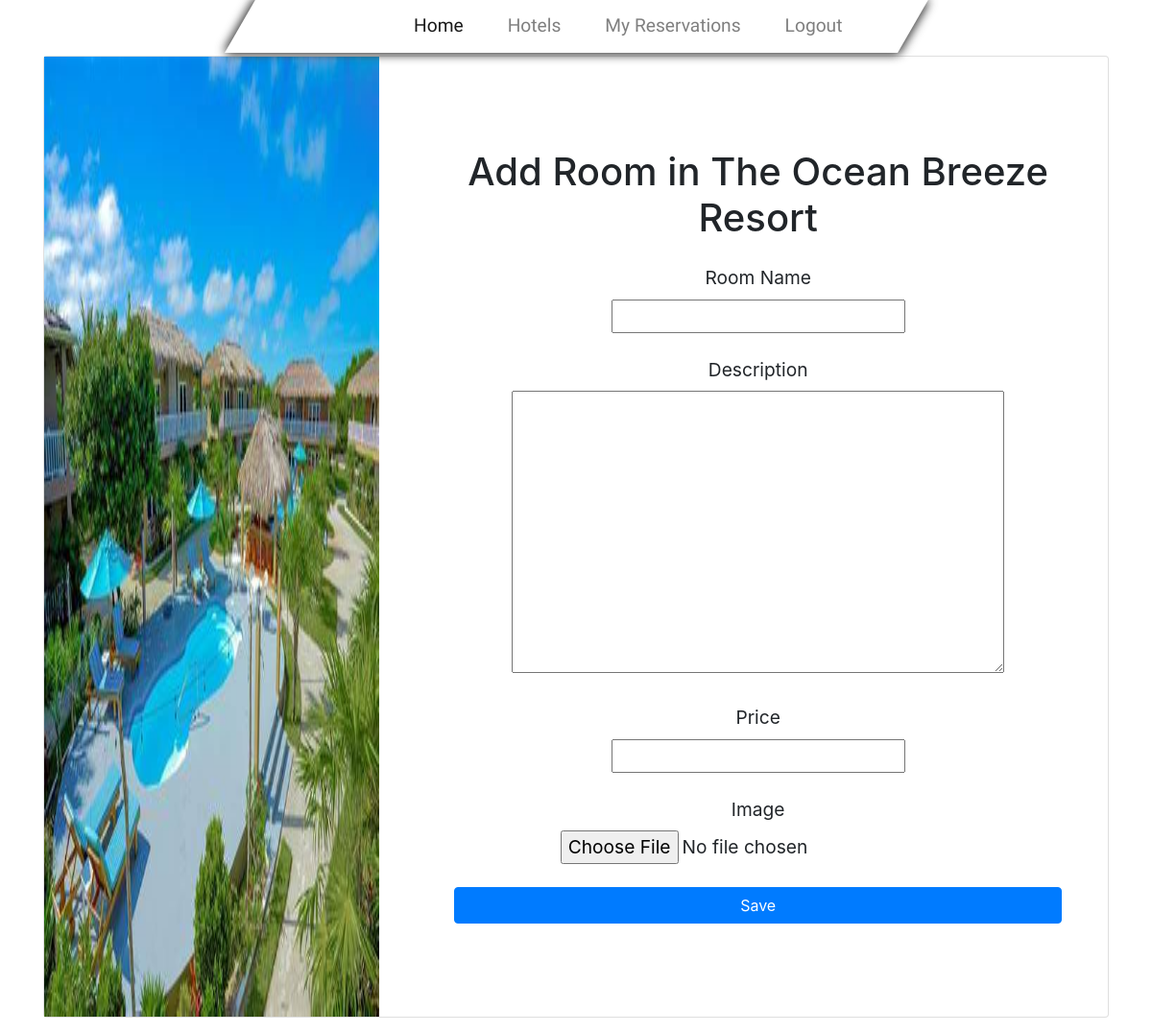
Screenshot of /hotel/15/room/add/ (signed in) with the database file from the repository.
### hotel/models.py (models this page shows, shortened)
class Hotel(models.Model):
    name = models.CharField(max_length=200)
    description = models.TextField()
    image = models.ImageField(upload_to='hotels/', blank=True, null=True)

### hotel/views.py (the view)
    def _wrapped_view(request, *args, **kwargs):
        if not request.user.is_staff:
            raise PermissionDenied
        return view_func(request, *args, **kwargs)

### hotel/forms.py
class RoomForm(forms.ModelForm):
    class Meta:
        model = Room
        fields = [ 'name', 'description', 'price', 'image']

### hotel/views.py (called while the page is built)
def admin_required(view_func):
    def _wrapped_view(request, *args, **kwargs):
        if not request.user.is_staff:
            raise PermissionDenied
        return view_func(request, *args, **kwargs)
    return _wrapped_view

@login_required
@admin_required
def room_add(request, hotel_id):
    hotel = get_object_or_404(Hotel, pk=hotel_id)
    if request.method == 'POST':
        form = RoomForm(request.POST, request.FILES)
        if form.is_valid():
            room = form.save(commit=False)
            room.hotel = hotel
            room.save()
            return redirect('room_list', hotel_id=hotel.id)
    else:
        form = RoomForm()
    return render(request, 'hotel/room_form.html', {'form': form, 'hotel': hotel})

### hotel/templates/hotel/room_form.html (shortened to what this page needs)
{% extends 'hotel/base.html' %}
{% load static %}
{% block content %}
<br><br>
<section class="text-center text-lg-start">
  <div class="card mb-3">
    <div class="row g-0 d-flex align-items-center">
      <div class="col-lg-4 d-none d-lg-flex">
        <img src="{{ hotel.image.url }}"
            style="height: 1000px;" class="w-100 rounded-t-5 rounded-tr-lg-0 rounded-bl-lg-5" alt="Room Image"/>
      </div>
      <div class="col-lg-8">
        <div class="card-body py-5 px-md-5">
          <h1 class="my-4">Add Room in {{ hotel.name }}</h1>
          <form method="POST" enctype="multipart/form-data">
            <div class="form-outline mb-4">
              <label for="id_name" class="form-label">Room Name</label><br>
              {{ form.name }}
            </div>
            <div class="form-outline mb-4">
              <label for="id_description" class="form-label">Description</label><br>
              {{ form.description }}
            </div>
            <div class="form-outline mb-4">
              <label for="id_price" class="form-label">Price</label><br>
              {{ form.price }}
            </div>
            <div class="form-outline mb-4">
              <label for="id_image" class="form-label">Image</label><br>
              {{ form.image }}
            </div>
            <button type="submit" class="btn btn-primary btn-block mb-4">Save</button>
          </form>
        </div>
      </div>
    </div>
  </div>
</section>
{% endblock %}

### static/css/magic.css (style rules this page uses)
body { font-size: 1.2rem; }

### rows the page displays
Hotel: image (picture), name "The Ocean Breeze Resort"
